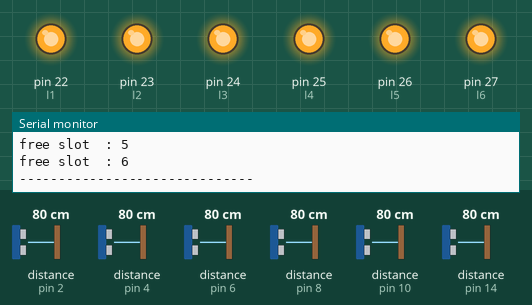
Bench run of a sketch on a simulated Arduino Mega 2560, built with avr-gcc and run on an emulated ATmega2560. Parts: output pins drawn as LEDs (lit = HIGH), the last lines printed to the serial monitor. Wiring (inferred from the names in the program): 6 × ultrasonic range finder: trigger pin 3, echo pin 2 / trigger pin 5, echo pin 4 / trigger pin 7, echo pin 6 / trigger pin 9, echo pin 8 / trigger pin 11, echo pin 10 / trigger pin 15, echo pin 14. Inputs (shaded band) come from the test bench; at power-on: distance to the obstacle (sensors on pin 2, pin 4, pin 6, pin 8, pin 10, pin 14) 80 cm. The echo pulse lasts 58.3 µs per cm; pins used as bus, display or sensor lines are not drawn.

Above: at 1.8 s.
1.9 s: distance to the obstacle (sensor on pin 2) set to 7 cm
3.4 s: distance to the obstacle (sensor on pin 2) set to 4 cm
At 4.8 s:
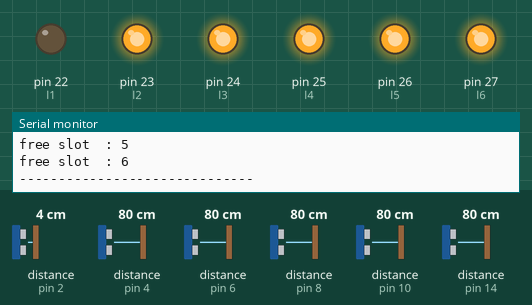
5.7 s: distance to the obstacle (sensor on pin 4) set to 8 cm
7.5 s: distance to the obstacle (sensor on pin 4) set to 5 cm
At 9.6 s:
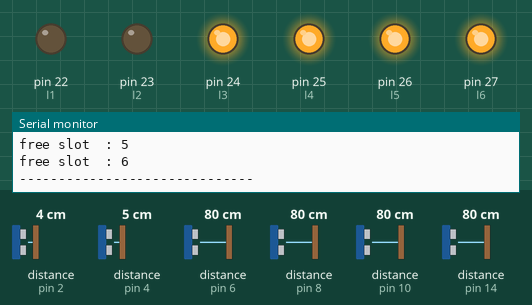
9.9 s: distance to the obstacle (sensor on pin 6) set to 8 cm
11.7 s: distance to the obstacle (sensor on pin 6) set to 5 cm
At 13.4 s:
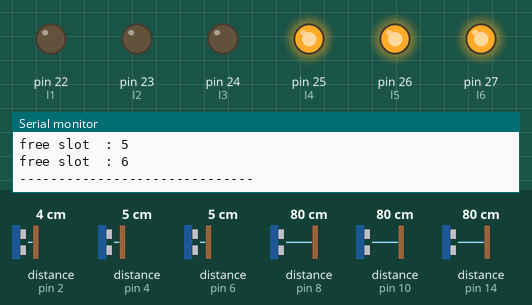
Timing chart, 0 to 14.9 s (numbered marks = the images above; inputs shaded):
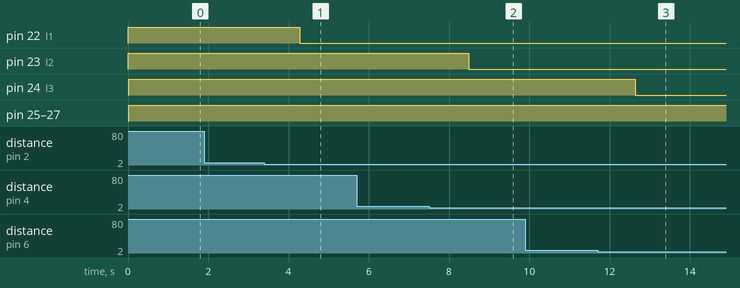

The sketch:

parkf.ino
```cpp
#define trigPin1 3
#define echoPin1 2
#define trigPin2 5
#define echoPin2 4
#define trigPin3 7
#define echoPin3 6
#define trigPin4 9
#define echoPin4 8
#define trigPin5 11
#define echoPin5 10
#define trigPin6 15
#define echoPin6 14
#define trigPin7 50
#define echoPin7 52
#define l1 22
#define l2 23
#define l3 24
#define l4 25
#define l5 26
#define l6 27
long duration, distance, s1,s2,s3,s4,s5,s6;

void setup()
{
Serial.begin (9600);
pinMode(trigPin1, OUTPUT);
pinMode(echoPin1, INPUT);
pinMode(trigPin2, OUTPUT);
pinMode(echoPin2, INPUT);
pinMode(trigPin3, OUTPUT);
pinMode(echoPin3, INPUT);
pinMode(trigPin4, OUTPUT);
pinMode(echoPin4, INPUT);
pinMode(trigPin5, OUTPUT);
pinMode(echoPin5, INPUT);
pinMode(trigPin6, OUTPUT);
pinMode(echoPin6, INPUT);
pinMode(l1,OUTPUT);
pinMode(l2,OUTPUT);
pinMode(l3,OUTPUT);
pinMode(l4,OUTPUT);
pinMode(l5,OUTPUT);
pinMode(l6,OUTPUT);

}
void check(int s,int i,int l)
{
  if(s>5)
  {
    Serial.print("free slot  : ");
    Serial.println(i);
   digitalWrite(l,HIGH);

  }
  else
  {
   digitalWrite(l,LOW);
  }
}
void loop() {
SonarSensor(trigPin1, echoPin1);
s1 = distance;
check(s1,1,l1);
SonarSensor(trigPin2, echoPin2);
s2 = distance;
check(s2,2,l2);
SonarSensor(trigPin3, echoPin3);
s3 = distance;
check(s3,3,l3);
SonarSensor(trigPin4, echoPin4);
s4 = distance;
check(s4,4,l4);
SonarSensor(trigPin5, echoPin5);
s5 = distance;
check(s5,5,l5);
SonarSensor(trigPin6, echoPin6);
s6 = distance;
check(s6,6,l6 );
if(s1<5 && s2<5 && s3<5 && s4<5 && s5<5 && s6<5 )
{
  Serial.println("No free slot Available.Go to the next row");


}
Serial.println("------------------------------");


//Serial.print(s1);
//Serial.print(" - ");
//Serial.print(s2);
//Serial.print(" - ");
//Serial.print(s3);
//Serial.print(" - ");
//Serial.print(s4);
//Serial.print(" - ");
//Serial.print(s5);
//Serial.print(" - ");
//Serial.println(s6);
delay(1000);
}

void SonarSensor(int trigPin,int echoPin)
{
digitalWrite(trigPin, LOW);
delayMicroseconds(2);
digitalWrite(trigPin, HIGH);
delayMicroseconds(10);
digitalWrite(trigPin, LOW);
duration = pulseIn(echoPin, HIGH);
distance = (duration/2) / 29.1;

}
```

Measured:
- the behaviour switches between 6 and 5 cm on distance to the obstacle (sensor on pin 2) (found by bisection; images 0 and 1)
- the behaviour switches between 7 and 6 cm on distance to the obstacle (sensor on pin 4) (found by bisection; images 1 and 2)
- the behaviour switches between 7 and 6 cm on distance to the obstacle (sensor on pin 6) (found by bisection; images 2 and 3)
- after the input at 3.4 s, pin 22 (l1): HIGH → LOW after 0.88 s
- after the input at 7.5 s, pin 23 (l2): HIGH → LOW after 0.99 s
- after the input at 11.7 s, pin 24 (l3): HIGH → LOW after 0.94 s
